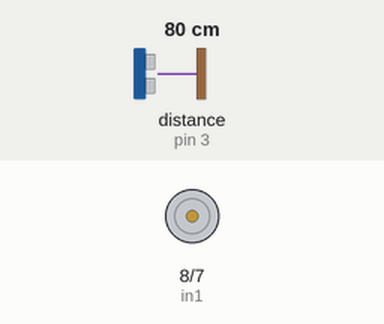
A sketch run on a simulated Arduino Uno, built with avr-gcc and run on an emulated ATmega328P. Shown: motor-driver pin pairs drawn as motors (green arrow = first pin HIGH = forward, orange = second pin HIGH = backward, longer = more drive, scaled by the enable pin). Wiring (inferred from the names in the program): ultrasonic range finder: trigger pin 5; echo pin 3. The inputs (shaded band) are chosen by the test bench; at power-on: distance to the obstacle (sensor on pin 3) 80 cm. The echo pulse lasts 58.3 µs per cm; what the sketch prints to the serial monitor is not drawn.

Above: at 1.8 s.
1.9 s: distance to the obstacle (sensor on pin 3) set to 23 cm
3.4 s: distance to the obstacle (sensor on pin 3) set to 18 cm
At 5.1 s:
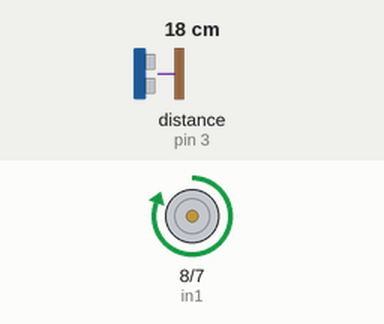
5.5 s: distance to the obstacle (sensor on pin 3) set to 35 cm
At 6.8 s:
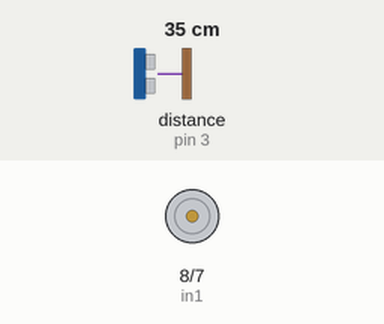
7.5 s: distance to the obstacle (sensor on pin 3) set to 2 cm
At 8.6 s:
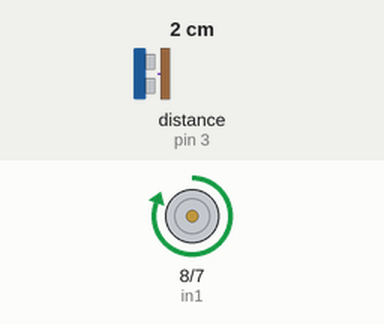
9.5 s: distance to the obstacle (sensor on pin 3) set to 60 cm
At 10.3 s:
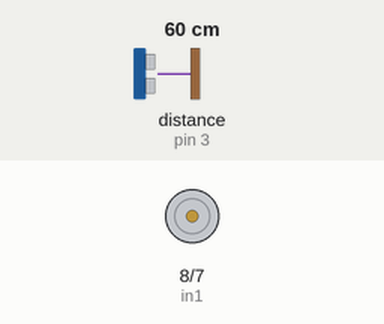
Timing chart, 0 to 12.5 s (numbered marks = the images above; inputs shaded):
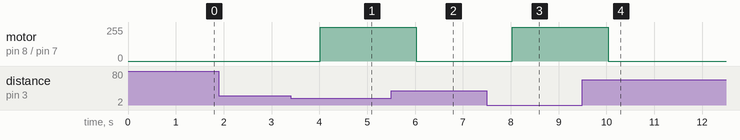

The sketch:

cb_SieuAm.ino
```cpp
const int enA = 9; // chân digital có dấu ~
const int in1 = 8;
const int in2 = 7;
int trigPin = 5;
int echoPin = 3;
long duration;
float distance;

void setup() {
  pinMode(trigPin, OUTPUT);
  pinMode(echoPin, INPUT);
  pinMode(enA, OUTPUT);
  pinMode(in1, OUTPUT);
  pinMode(in2, OUTPUT);
  // lúc đầu tắt motor
  digitalWrite(in1, LOW);
  digitalWrite(in2, LOW);
  Serial.begin(9600);       // Khởi động giao tiếp Serial để debug
}

void loop() {   ;;
  digitalWrite(trigPin, LOW);
  delayMicroseconds(2);
  digitalWrite(trigPin, HIGH);
  delayMicroseconds(10);
  digitalWrite(trigPin, LOW);
  duration = pulseIn(echoPin, HIGH);
  distance = duration*0.034/2;
  Serial.println("distance: ");
  Serial.println(distance);
  Serial.println(" cm ");
  if (distance < 20) {
    Serial.println("--> Quay tới");
    digitalWrite(in1, HIGH); digitalWrite(in2, LOW);
    analogWrite(enA, 255);
    delay(500);
  } else {
    // Serial.println("--> Quay lui");
    // digitalWrite(in1, LOW);
    // digitalWrite(in2, HIGH);
    // analogWrite(enA, 255);
    // delay(500);
    // dung
    Serial.println("--> Dừng quay");
    digitalWrite(in1, LOW);
    digitalWrite(in2, LOW);
    delay(500);
  }
  Serial.println("---------------------------------");
  delay(500); // Đợi 0.5 giây trước khi lặp lại
} 
```

Measured:
- the behaviour switches between 21 and 20 cm on distance to the obstacle (sensor on pin 3) (found by bisection; images 0 and 1)
- after the input at 1.9 s, every drawn part: stays the same
- after the input at 3.4 s, motor on pin 8 (in1) / pin 7 (in2): stopped → forward 255/255 after 0.62 s
- after the input at 5.5 s, motor on pin 8 (in1) / pin 7 (in2): forward 255/255 → stopped after 0.53 s
- after the input at 7.5 s, motor on pin 8 (in1) / pin 7 (in2): stopped → forward 255/255 after 0.53 s
- after the input at 9.5 s, motor on pin 8 (in1) / pin 7 (in2): forward 255/255 → stopped after 0.54 s
